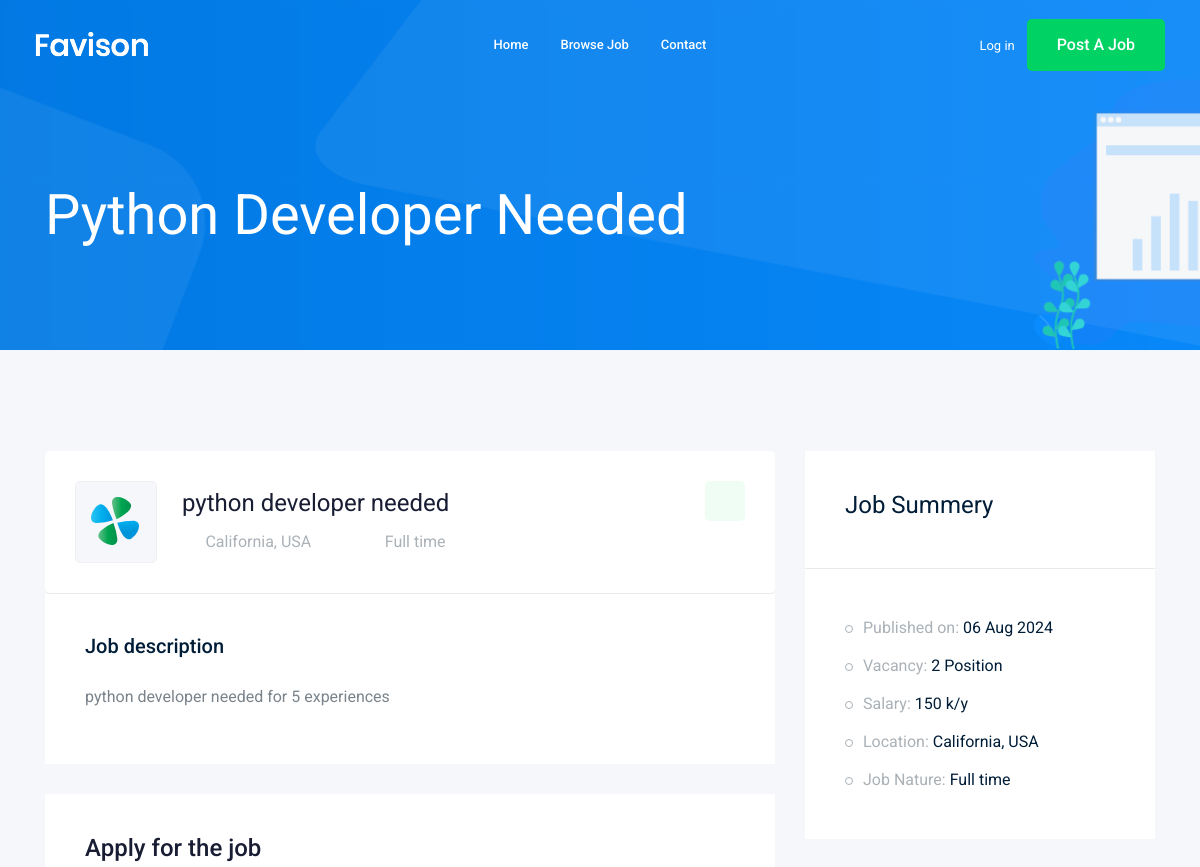
The page /jobs/python-developer-needed (upper part) on the database as committed earlier.
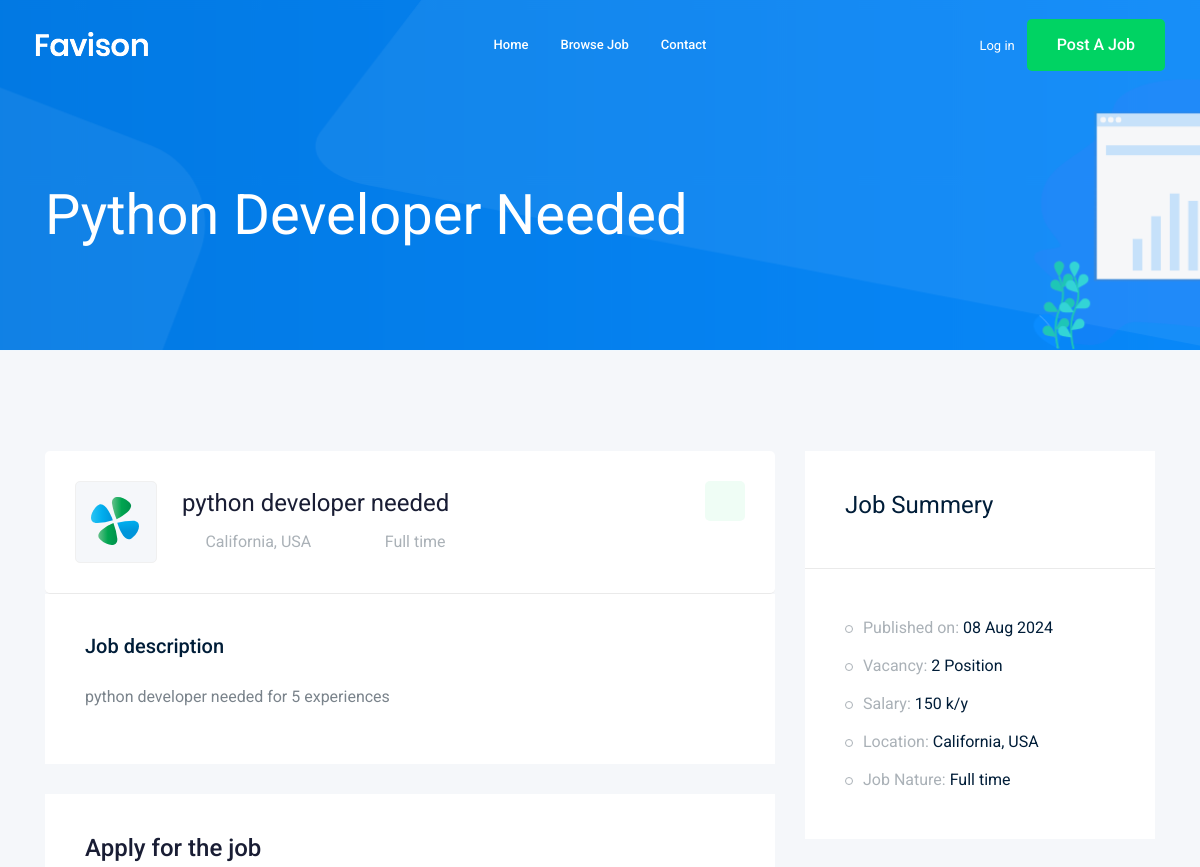
The same page on the database as committed later.
### job/models.py (models this page shows, shortened)
class Job(models.Model):
    owner =models.ForeignKey(User, related_name='job_owner', on_delete=models.CASCADE)
    title = models.CharField(max_length=50)
    category = models.ForeignKey("Category", on_delete=models.CASCADE)
    job_type = models.CharField(max_length=50, choices=JOB_TYPE)
    description = models.TextField(max_length=200)
    published_at = models.DateField(auto_now=True)
    vacancy = models.IntegerField(default=1)
    salary = models.IntegerField(default=1)
    experience = models.IntegerField(default=1)
    image = models.ImageField( upload_to=img_upload)
    slug = models.SlugField(blank=True, null=True)
    def __str__(self) :
        return self.title

### job/views.py (the view)
# urls.py: path('<str:slug>', views.job_detail, name='job_detail'),
def job_detail(request, slug):
    job_detail= Job.objects.get(slug=slug)
    if request.method=='POST':
        form = ApplyForm(request.POST, request.FILES)
        if form.is_valid():
            myform = form.save(commit=False)
            myform.job = job_detail
            myform.save()
    else:
        form = ApplyForm()
    context =  {"job":job_detail, 'form':form}
    return render(request, 'job/job_detail.html', context)

### job/templates/job/job_detail.html (shortened to what this page needs)
{% extends 'base.html' %}
{% load bootstrap4 %}
{% block body %}
    <div class="bradcam_area bradcam_bg_1">
        <div class="container">
            <div class="row">
                <div class="col-xl-12">
                    <div class="bradcam_text">
                        <h3>{{job}}</h3>
                    </div>
                </div>
            </div>
        </div>
    </div>
    <div class="job_details_area">
        <div class="container">
            <div class="row">
                <div class="col-lg-8">
                    <div class="job_details_header">
                        <div class="single_jobs white-bg d-flex justify-content-between">
                            <div class="jobs_left d-flex align-items-center">
                                <div class="thumb">
                                    <img src="img/svg_icon/1.svg" alt="">
                                </div>
                                <div class="jobs_conetent">
                                    <a href="#"><h4>{{job}}</h4></a>
                                    <div class="links_locat d-flex align-items-center">
                                        <div class="location">
                                            <p> <i class="fa fa-map-marker"></i> California, USA</p>
                                        </div>
                                        <div class="location">
                                            <p> <i class="fa fa-clock-o"></i> {{job.job_type}}</p>
                                        </div>
                                    </div>
                                </div>
                            </div>
                            <div class="jobs_right">
                                <div class="apply_now">
                                    <a class="heart_mark" href="#"> <i class="ti-heart"></i> </a>
                                </div>
                            </div>
                        </div>
                    </div>
                    <div class="descript_wrap white-bg">
                        <div class="single_wrap">
                            <h4>Job description</h4>
                            <p>{{job.description}}</p>
                        </div>
                    </div>
                    <div class="apply_job_form white-bg">
                        <h4>Apply for the job</h4>
                    </div>
                </div>
                <div class="col-lg-4">
                    <div class="job_sumary">
                        <div class="summery_header">
                            <h3>Job Summery</h3>
                        </div>
                        <div class="job_content">
                            <ul>
                                <li>Published on: <span>{{job.published_at|date:'d M o'}}</span></li>
                                <li>Vacancy: <span>{{job.vacancy}} Position</span></li>
                                <li>Salary: <span>{{job.salary}} k/y</span></li>
                                <li>Location: <span>California, USA</span></li>
                                <li>Job Nature: <span> {{job.job_type}}</span></li>
                            </ul>
                        </div>
                    </div>
                </div>
            </div>
        </div>
    </div>
{% endblock body %}

Rows that differ between the two databases and show on the page:
changed Job "Python Developer Needed": published_at "06 Aug 2024" → "08 Aug 2024"
